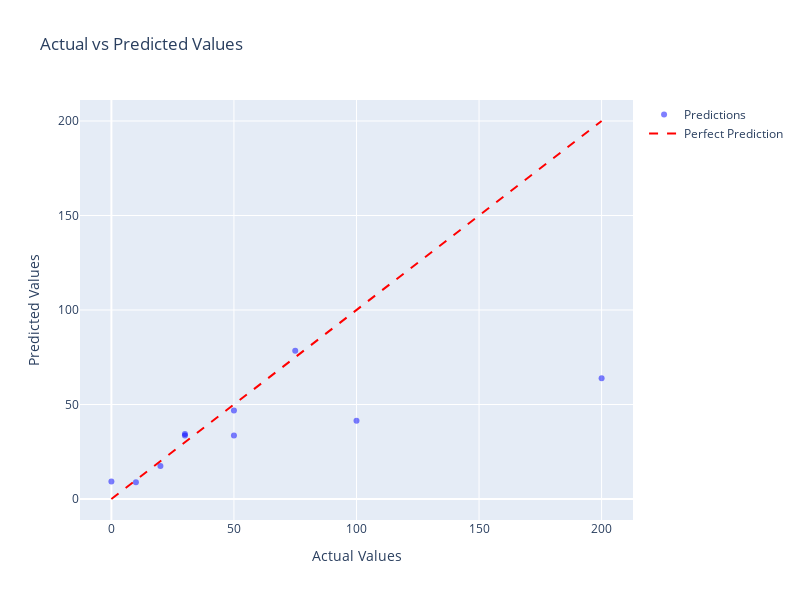

Notebook cell for this chart:
### Code cell
import plotly.express as px
import plotly.graph_objects as go

fig = go.Figure()

fig.add_trace(go.Scatter(
    x=y_test,
    y=y_pred2,
    mode='markers',
    name='Predictions',
    marker=dict(color='blue', opacity=0.5)
))

# Add the diagonal line for actual value
fig.add_trace(go.Scatter(
    x=[y_test.min(), y_test.max()],
    y=[y_test.min(), y_test.max()],
    mode='lines',
    name='Perfect Prediction',
    line=dict(color='red', dash='dash')
))

fig.update_layout(
    title='Actual vs Predicted Values',
    xaxis_title='Actual Values',
    yaxis_title='Predicted Values',
    width=800,
    height=600,
    hovermode='closest'
)

fig.show()

### Figure 1 — Plotly figure (JSON) as saved in the notebook; plotly's stock layout.template omitted (floating-point values rounded to 4 significant figures)
{"data": [{"marker": {"color": "blue", "opacity": 0.5}, "mode": "markers", "name": "Predictions", "type": "scatter", "x": [0, 200, 75, 30, 10, 30, 50, 50, 100, 20], "y": [9.301, 63.88, 78.44, 34.34, 8.825, 33.59, 33.65, 46.81, 41.42, 17.42]}, {"line": {"color": "red", "dash": "dash"}, "mode": "lines", "name": "Perfect Prediction", "type": "scatter", "x": [0, 200], "y": [0, 200]}], "layout": {"height": 600, "hovermode": "closest", "title": {"text": "Actual vs Predicted Values"}, "width": 800, "xaxis": {"title": {"text": "Actual Values"}}, "yaxis": {"title": {"text": "Predicted Values"}}}}
